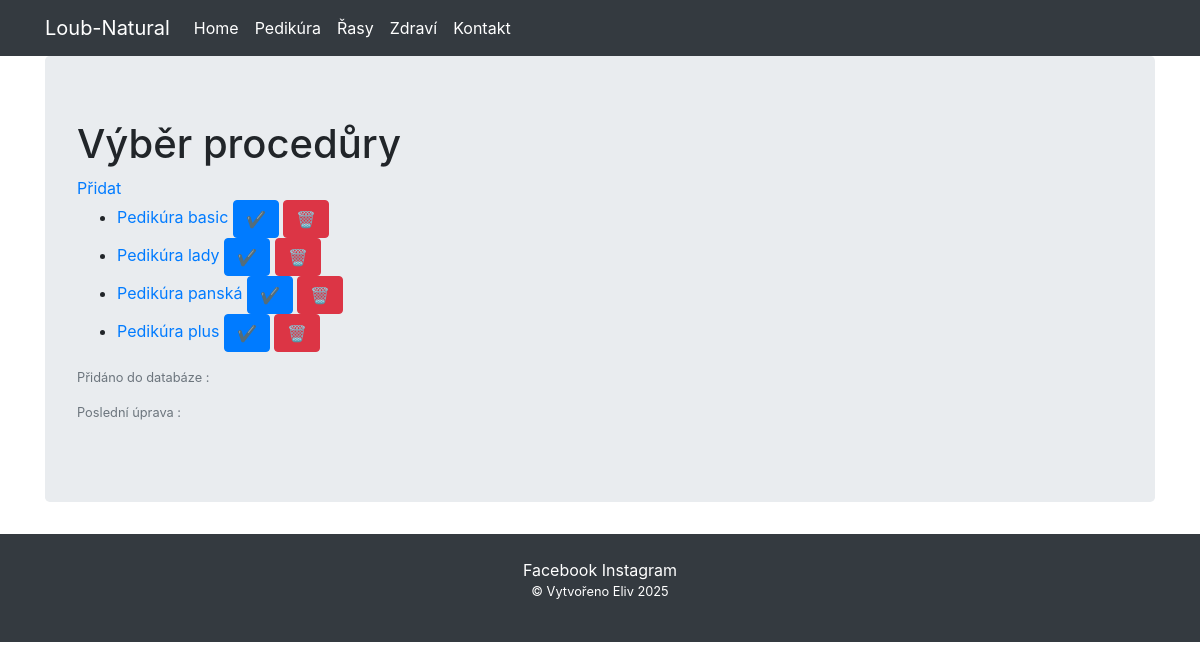
Screenshot of /pedicure/ with the database file from the repository.
### viewer/models.py (models this page shows, shortened)
class Pedikura(Model):
    name = CharField(max_length=30, null=False, blank=False, unique=True)
    procedure_time = IntegerField(null=False, blank=False)
    description = TextField(max_length=5000, null=True, blank=True)
    price = IntegerField(null=False, blank=False)
    class Meta:
        ordering = ['name']
        verbose_name_plural = "Pedikúra"
    def __str__(self):
        return self.name

### viewer/views.py (the view)
# urls.py: path('pedicure/', PedicureListView.as_view(), name="pedicure"),
class PedicureListView(ListView):
    template_name = 'pedikura.html'
    model = Pedikura
    context_object_name = 'pedicures'

### viewer/templates/pedikura.html (shortened to what this page needs)
{% extends 'base.html' %}
{% block content %}
<h1>Výběr procedůry</h1>
<a href="{% url 'pedicure_create' %}">Přidat</a>
<ul>
    {% for pedicure in pedicures %}
    <li>
        <a href="{% url 'pedicure_detail' pedicure.id %}" >{{ pedicure }}</a>
        <a href="{% url 'pedicure_update' pedicure.id %}" class="btn btn-primary">✔</a>
        <a href="{% url 'pedicure_delete' pedicure.id %}" class="btn btn-danger">🗑️</a>
    </li>
    {% endfor %}
</ul>
<div>
    <p class="mt3"><small class="text-muted">Přidáno do databáze : {{ pedicure.created }}</small></p>
    <p class="mt2"><small class="text-muted">Poslední úprava : {{ pedicure.update }}</small></p>
</div>
{% endblock %}

### rows the page displays
Pedikura: name "Pedikúra basic"
Pedikura: name "Pedikúra lady"
Pedikura: name "Pedikúra panská"
Pedikura: name "Pedikúra plus"
